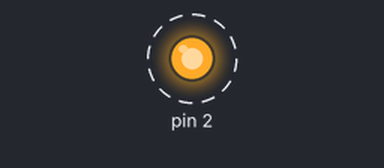
The sketch below on a simulated Arduino Uno, built with avr-gcc and run on an emulated ATmega328P. Shown: output pins drawn as LEDs (lit = HIGH). Dashed ring = blinking. What the sketch prints to the serial monitor is not drawn.

Above: at 0.5 s.
Timing chart, 0 to 4.6 s (numbered marks = the images above):
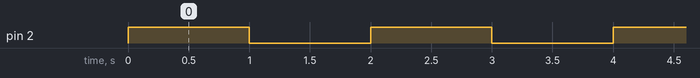

The sketch:

S2_Variable_Delay.ino
```cpp
/*
 * Code author: Jeremy Carleton
 * This code was used in the demo showing how
 * delays can be used on an LED circuit
 *
 * To see the code being demonstrated, watch
 * session 2 of the workshop series here:
 * https://www.youtube.com/watch?v=hzs0jgZLPTU&list=PLfmzHX29KVv_cbdHYJD3cuvoo_Valq8us&index=3
 */

int delayVal;
void setup()
{
  pinMode(2, OUTPUT);
  Serial.begin(9600);
  delayVal = 1000;
}

void loop()
{
  digitalWrite(2, HIGH);
  delay(delayVal); // Wait delayVal millisecond(s)
  digitalWrite(2, LOW);
  delay(delayVal); // Wait delayVal millisecond(s)
  // Update delayVal by reading a number from the serial
  // monitor if possible
  if (Serial.available()) {
    delayVal = Serial.parseInt();
  }
  // Print current delay amount
  Serial.println(delayVal);
}
```

Measured:
- by itself, pin 2: alternates HIGH for 1.0 s and LOW for 1.0 s
